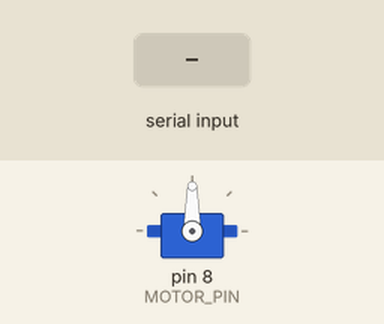
Recording of a sketch running on a simulated Arduino Uno, built with avr-gcc and run on an emulated ATmega328P. Parts: servo. The test bench sets the inputs (shaded band).

Above: at 1.2 s.
1.3 s: "90,45\n" received over Serial
At 2.0 s:
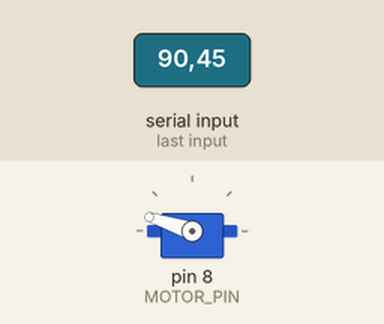
2.8 s: "30,150\n" received over Serial
At 3.2 s:
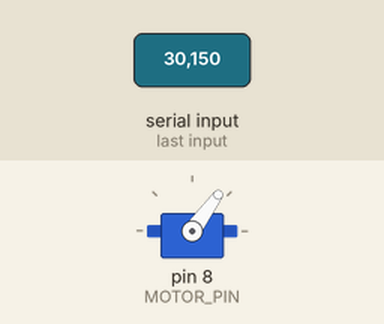
4.3 s: "5\n" received over Serial
At 5.1 s:
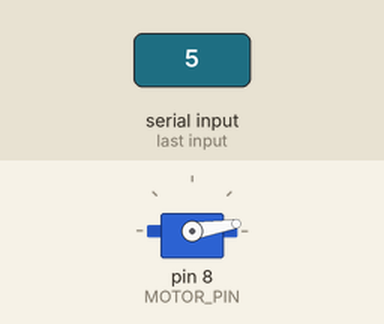
5.8 s: "200\n" received over Serial
At 6.4 s:
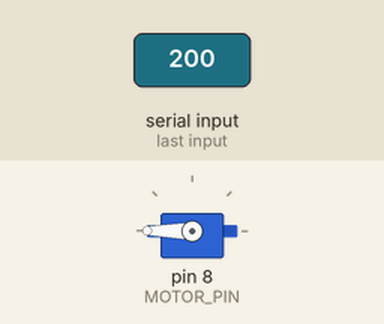
7.3 s: "90\n" received over Serial
At 8.7 s:
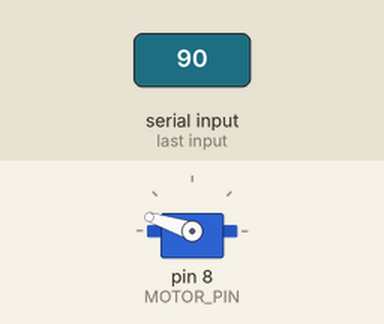
Timing chart, 0 to 9.8 s (numbered marks = the images above; inputs shaded):
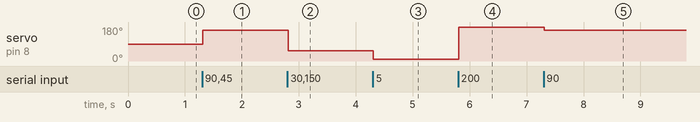

Measured:
- after the input at 1.3 s, servo on pin 8 (MOTOR_PIN): 90° → 162° at once
- after the input at 2.8 s, servo on pin 8 (MOTOR_PIN): 162° → 54° at once
- after the input at 4.3 s, servo on pin 8 (MOTOR_PIN): 54° → 9° at once
- after the input at 5.8 s, servo on pin 8 (MOTOR_PIN): 9° → 180° at once
- after the input at 7.3 s, servo on pin 8 (MOTOR_PIN): 180° → 162° at once

The sketch:

Servo_Motor.ino
```cpp
#include <Servo.h>

#include <string.h>

#define MAX_SIGNAL 180
#define MIN_SIGNAL 0
#define MOTOR_PIN 8

Servo motor;

void setup()
{

	Serial.begin(9600);
	motor.attach(MOTOR_PIN, MIN_SIGNAL, MAX_SIGNAL);
}

String serialString = "";
void loop()
{
	while (Serial.available())
	{
		char c = Serial.read();  //gets one byte from serial buffer
		serialString += c; //makes the String readString
		delay(2);  //slow looping to allow buffer to fill with next character
	}

	if (serialString.length() > 0)
	{
		//motor.write(map(to_int(serialString), 0, 100, MIN_SIGNAL, MAX_SIGNAL));
		motor.write(map(to_int(serialString), 0, 100, MIN_SIGNAL, MAX_SIGNAL));
		serialString = "";
	}
}

int to_int(String str)
{
	return atoi(str.c_str());
}
```
